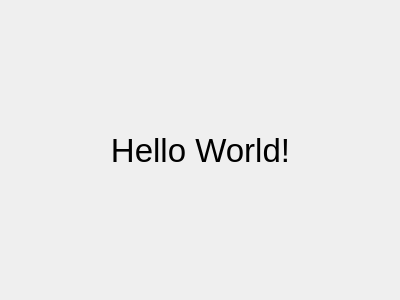
<?xml version="1.0" encoding="UTF-8"?>
<ui version="4.0">
 <class>Dialog</class>
 <widget class="QDialog" name="Dialog">
  <property name="geometry">
   <rect>
    <x>0</x>
    <y>0</y>
    <width>400</width>
    <height>300</height>
   </rect>
  </property>
  <property name="windowTitle">
   <string>Dialog</string>
  </property>
  <widget class="QLabel" name="label">
   <property name="geometry">
    <rect>
     <x>10</x>
     <y>10</y>
     <width>381</width>
     <height>281</height>
    </rect>
   </property>
   <property name="font">
    <font>
     <pointsize>25</pointsize>
    </font>
   </property>
   <property name="text">
    <string>Hello World!</string>
   </property>
   <property name="alignment">
    <set>Qt::AlignCenter</set>
   </property>
  </widget>
 </widget>
 <resources/>
 <connections/>
</ui>
